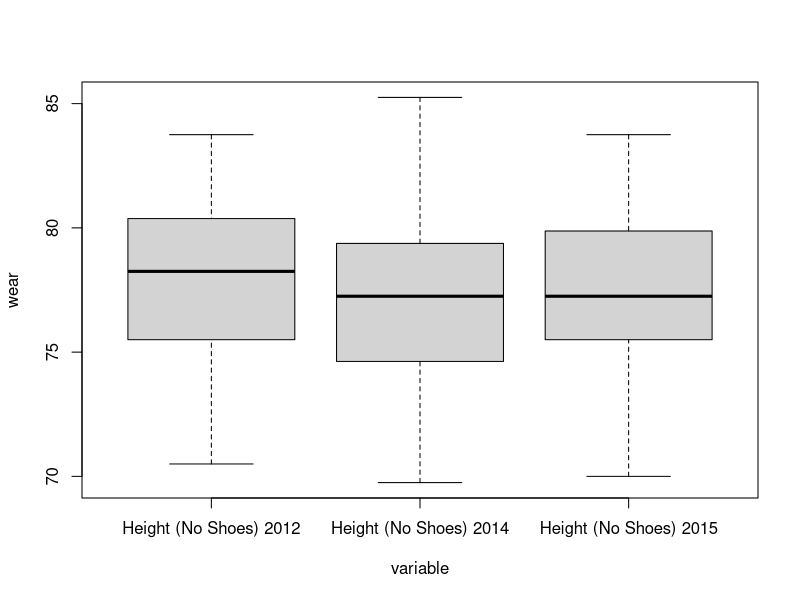
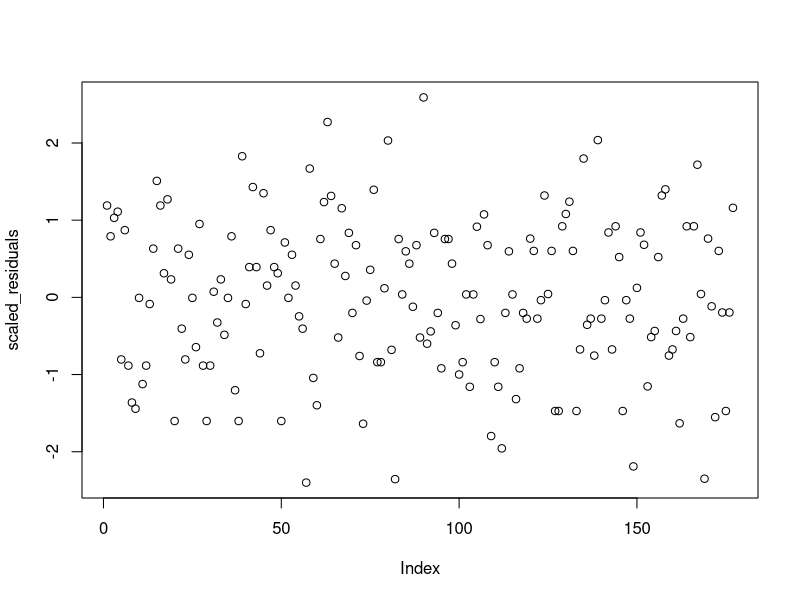
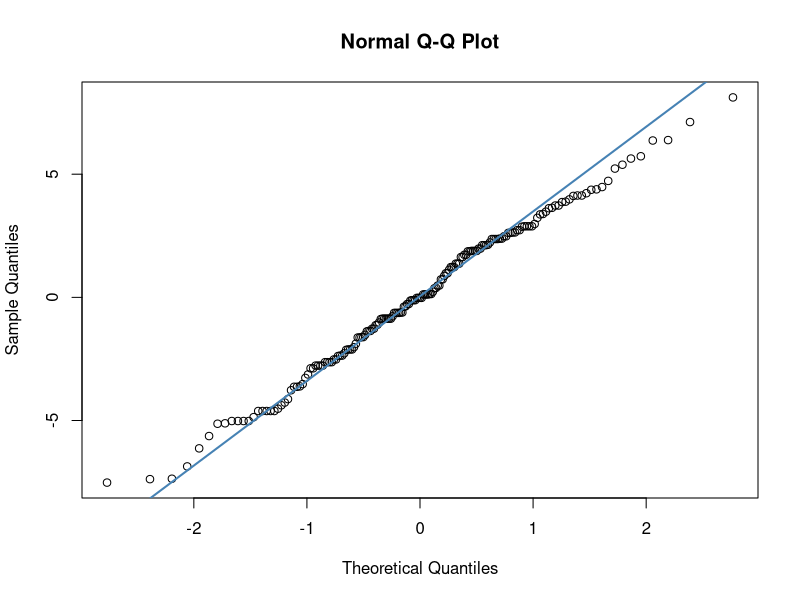
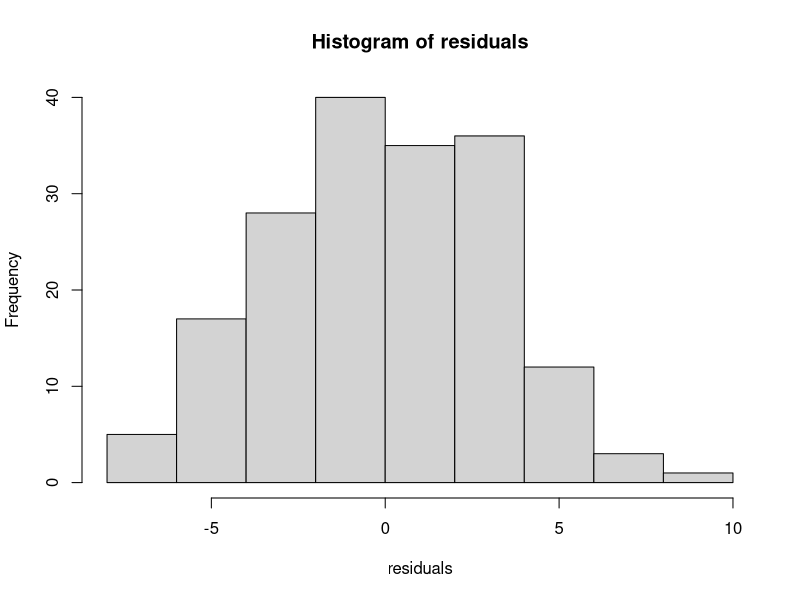

Reproduce these figures in R, in order.
library(lmtest)
data2012 <- read.csv("2012_nba_draft_combine_fixed.csv")
data2013 <- read.csv("2013_nba_draft_combine_fixed.csv")
data2014 <- read.csv("2014_nba_draft_combine_fixed.csv")
data2015 <- read.csv("2015_nba_draft_combine_fixed.csv")

# variable <- c(rep('Vertical (Max Reach) 2012',49), rep('Vertical (Max Reach) 2013', 49), rep('Vertical (Max Reach) 2014', 49), rep('Vertical (Max Reach) 2015', 49))
# wear <- c(data2012$Vertical..Max.Reach., data2013$Vertical..Max.Reach., data2014$Vertical..Max.Reach., data2015$Vertical..Max.Reach.)


variable <- c(rep('Height (No Shoes) 2012',59), rep('Height (No Shoes) 2014', 59), rep('Height (No Shoes) 2015', 59))
wear <- c(data2012$Height..No.Shoes., data2014$Height..No.Shoes., data2015$Height..No.Shoes.)


df <- data.frame(variable, wear)

boxplot(wear~variable, data=df)
variable.anova <- aov(wear~variable, data=df)
summary(variable.anova)

residuals <- variable.anova$residuals

scaled_residuals <- scale(variable.anova$residuals)
plot(scaled_residuals)

qqnorm(residuals)
qqline(residuals,col="steelblue",lwd=2)

hist(residuals)

shapiro.test(residuals)

dwtest(variable.anova)

bartlett.test(residuals,df$variable)